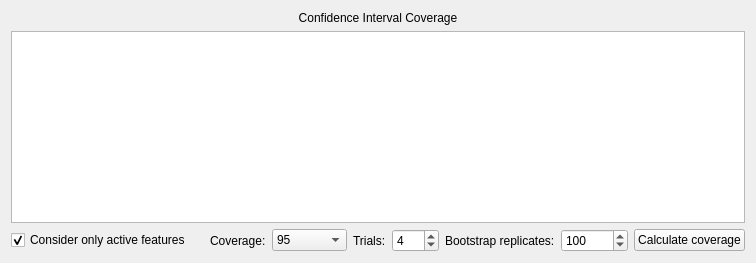
       <widget class="QWidget" name="tabConfIntervCoverage">
        <attribute name="title">
         <string>CI coverage</string>
        </attribute>
        <layout class="QVBoxLayout" name="verticalLayout_10">
         <item>
          <widget class="QLabel" name="lblCoverageTableTitle">
           <property name="text">
            <string>Confidence Interval Coverage</string>
           </property>
           <property name="alignment">
            <set>Qt::AlignCenter</set>
           </property>
          </widget>
         </item>
         <item>
          <widget class="QTableView" name="tableConfInterCoverage">
           <property name="alternatingRowColors">
            <bool>true</bool>
           </property>
           <property name="showGrid">
            <bool>true</bool>
           </property>
           <property name="sortingEnabled">
            <bool>true</bool>
           </property>
          </widget>
         </item>
         <item>
          <layout class="QHBoxLayout" name="horizontalLayout_17">
           <item>
            <widget class="QCheckBox" name="chkConfInterActiveFeature">
             <property name="text">
              <string>Consider only active features</string>
             </property>
             <property name="checked">
              <bool>true</bool>
             </property>
            </widget>
           </item>
           <item>
            <spacer name="horizontalSpacer_3">
             <property name="orientation">
              <enum>Qt::Horizontal</enum>
             </property>
             <property name="sizeHint" stdset="0">
              <size>
               <width>13</width>
               <height>20</height>
              </size>
             </property>
            </spacer>
           </item>
           <item>
            <layout class="QHBoxLayout" name="horizontalLayout_5">
             <item>
              <widget class="QLabel" name="label_5">
               <property name="frameShape">
                <enum>QFrame::NoFrame</enum>
               </property>
               <property name="text">
                <string>Coverage:</string>
               </property>
              </widget>
             </item>
             <item>
              <widget class="QComboBox" name="cboCoverage">
               <property name="currentIndex">
                <number>1</number>
               </property>
               <item>
                <property name="text">
                 <string>90</string>
                </property>
               </item>
               <item>
                <property name="text">
                 <string>95</string>
                </property>
               </item>
               <item>
                <property name="text">
                 <string>98</string>
                </property>
               </item>
               <item>
                <property name="text">
                 <string>99</string>
                </property>
               </item>
               <item>
                <property name="text">
                 <string>99.9</string>
                </property>
               </item>
               <item>
                <property name="text">
                 <string>99.99</string>
                </property>
               </item>
               <item>
                <property name="text">
                 <string>99.999</string>
                </property>
               </item>
               <item>
                <property name="text">
                 <string>99.9999</string>
                </property>
               </item>
              </widget>
             </item>
            </layout>
           </item>
           <item>
            <layout class="QHBoxLayout" name="horizontalLayout_10">
             <item>
              <widget class="QLabel" name="label_2">
               <property name="text">
                <string>Trials:</string>
               </property>
              </widget>
             </item>
             <item>
              <widget class="QSpinBox" name="spinConfIntervTrials">
               <property name="minimum">
                <number>1</number>
               </property>
               <property name="maximum">
                <number>100</number>
               </property>
               <property name="value">
                <number>4</number>
               </property>
              </widget>
             </item>
            </layout>
           </item>
           <item>
            <layout class="QHBoxLayout" name="horizontalLayout_11">
             <item>
              <widget class="QLabel" name="label">
               <property name="text">
                <string>Bootstrap replicates:</string>
               </property>
              </widget>
             </item>
             <item>
              <widget class="QSpinBox" name="spinConfIntervReplicates">
               <property name="minimum">
                <number>1</number>
               </property>
               <property name="maximum">
                <number>100000</number>
               </property>
               <property name="singleStep">
                <number>100</number>
               </property>
               <property name="value">
                <number>100</number>
               </property>
              </widget>
             </item>
            </layout>
           </item>
           <item>
            <widget class="QPushButton" name="btnConfIntervCoverage">
             <property name="text">
              <string>Calculate coverage</string>
             </property>
            </widget>
           </item>
          </layout>
         </item>
        </layout>
       </widget>
